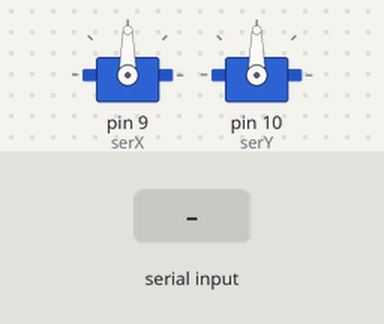
Bench run of a sketch on a simulated Arduino Uno, built with avr-gcc and run on an emulated ATmega328P. Parts: 2 × servo. The inputs (shaded band) are chosen by the test bench.

Above: at 1.2 s.
1.3 s: "Y" received over Serial
At 2.0 s:
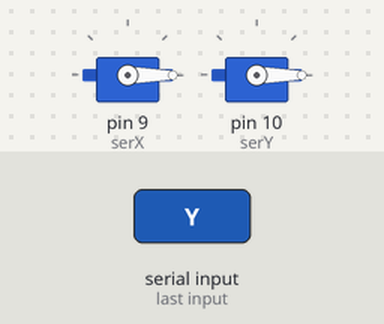
2.8 s: "30,150\n" received over Serial
At 3.4 s:
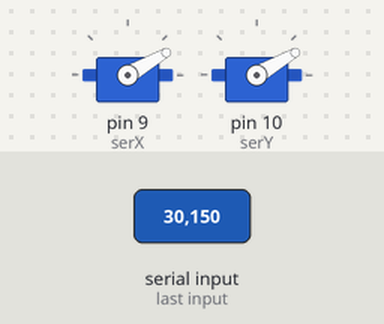
4.3 s: "200\n" received over Serial
At 5.5 s:
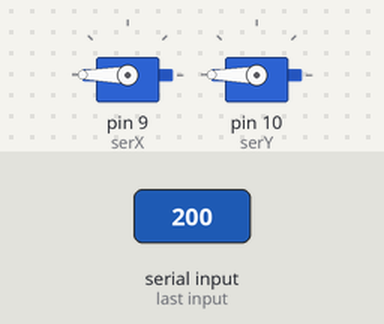
5.8 s: "X" received over Serial
At 6.6 s:
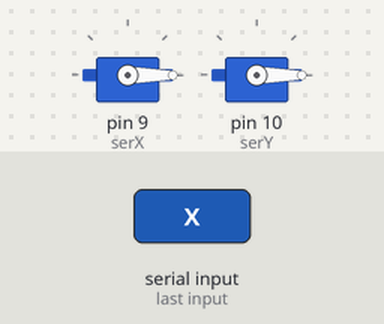
7.3 s: "90,45\n" received over Serial
At 8.0 s:
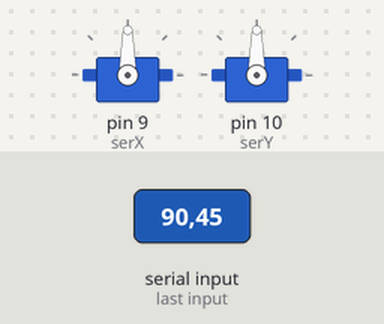
Timing chart, 0 to 9.8 s (numbered marks = the images above; inputs shaded):
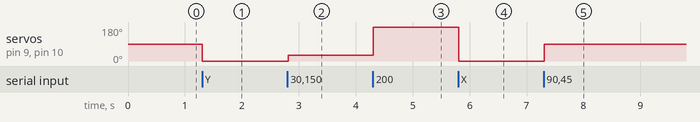

Measured:
- after the input at 1.3 s, servo on pin 9 (serX), servo on pin 10 (serY): 90° → 0° at once
- after the input at 2.8 s, servo on pin 9 (serX), servo on pin 10 (serY): 0° → 30° at once
- after the input at 4.3 s, servo on pin 9 (serX), servo on pin 10 (serY): 30° → 180° at once
- after the input at 5.8 s, servo on pin 9 (serX), servo on pin 10 (serY): 180° → 0° at once
- after the input at 7.3 s, servo on pin 9 (serX), servo on pin 10 (serY): 0° → 90° at once

The sketch:

arduinoo.ino
```cpp
#include <Servo.h>

#define LEFT_BOUND 20
#define RIGHT_BOUND 160
#define DOWN_BOUND 20
#define UP_BOUND 160

Servo serX, serY;

int x = (LEFT_BOUND + RIGHT_BOUND)/2;
int y = (DOWN_BOUND + UP_BOUND)/2;

String serialData;

void setup() {
  Serial.begin(9600);
  Serial.setTimeout(5);
  serX.attach(9);
  serY.attach(10);
}

void loop() {
}

void serialEvent() {
  serialData = Serial.readString();
  serX.write(parseDataX(serialData));
  serY.write(parseDataY(serialData));
}

int parseDataX(String data){
  data.remove(data.indexOf("Y"));
  data.remove(data.indexOf("X"), 1);
  return data.toInt();
}

int parseDataY(String data){
  data.remove(0,data.indexOf("Y") + 1);
  return data.toInt();
}
```
